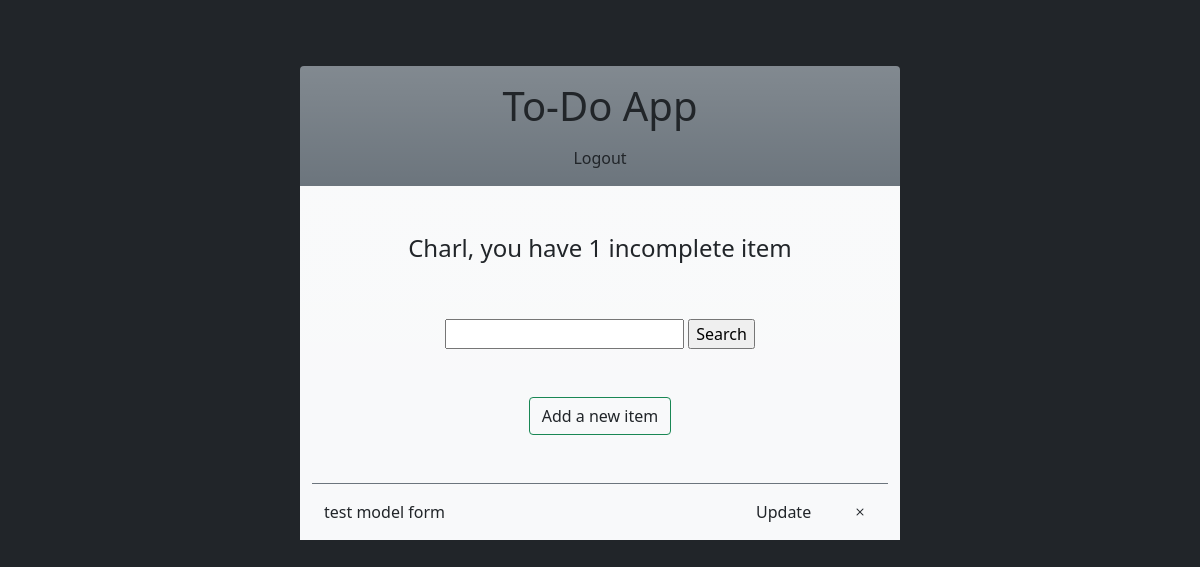
The app's page / (signed in), older data.
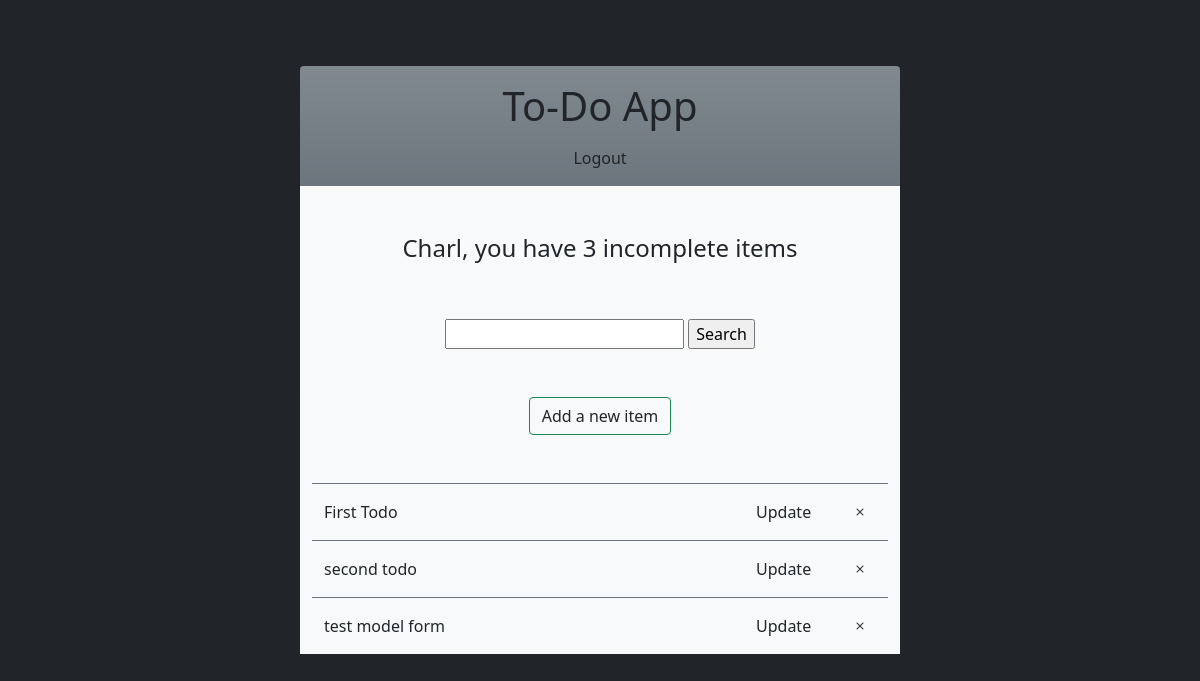
The same page, newer data.
### todo/models.py (models this page shows, shortened)
class Todo(models.Model):
    user        = models.ForeignKey(User, on_delete=models.CASCADE, null=True)
    title       = models.CharField(max_length=50)
    text        = models.TextField(null=True, blank=True)
    complete    = models.BooleanField(default=False)
    created_on  = models.DateTimeField(auto_now_add=True)
    class Meta:
        ordering = ['complete']

### todo/views.py (the view)
# urls.py: path('', views.TodoList.as_view(), name = 'todo'),
class TodoList(LoginRequiredMixin, ListView):
    model               = Todo
    context_object_name = 'todos'
    def get_context_data(self, **kwargs):
        context             = super().get_context_data(**kwargs)
        context['todos']    = context['todos'].filter(user=self.request.user)
        context['count']    = context['todos'].filter(complete=False).count()
        search              = self.request.GET.get('todo-search') or ''
        if search:
            context['todos']= context['todos'].filter(
                title__startswith = search
            )
        context['search'] = search
        return context

### todo/templates/todo/todo_list.html
{% extends 'todo/base.html' %}
{% load static %}
{% block content %}
<h4 class="text-center py-5">
  {{user.username|title}}, you have {{count}} incomplete item{{count|pluralize}}
</h4>
<div class="text-center container pb-5">
  <form method="GET">
    <input type="text" name="todo-search" value='{{search}}'>
    <input type="submit" value="Search" >
  </form>
</div>
<div class="text-center container pb-5">
  <a href="{% url 'todo_create' %}" class="btn btn-outline-success">Add a new item</a>
</div>
<div class="container mb-3 bg-light">
  {% for todo in todos %}
    <div class="row border-top border-secondary py-3">
      <div class="col-9">
        {% if todo.complete == True %}
          <a href="{% url 'todo_detail' todo.id %}" class="text-decoration-line-through fst-italic">
            {{ todo.title }}
          </a>
        {% else %}
          <a href="{% url 'todo_detail' todo.id %}">  {{ todo.title }} </a>
        {% endif %}
      </div>
      <div class="col-2">
        <a href="{% url 'todo_update' todo.id %}" id="update-item">  Update </a>
      </div>
      <div class="col-1">
        <a href="{% url 'todo_delete' todo.id %}" id="delete-item">
          <i class="bi bi-x"></i>
        </a>
      </div>
    </div>
  {% empty %}
    <h4>No items in your To-Do List</h4>
  {% endfor %}
</div>
{% endblock content %}

Row changes from the older to the newer data that the page shows:
now on this page (row edited): Todo: title "First Todo"
now on this page (row edited): Todo: title "second todo"
Text that changed along with them:
{{ count }}: "1" → "3"
